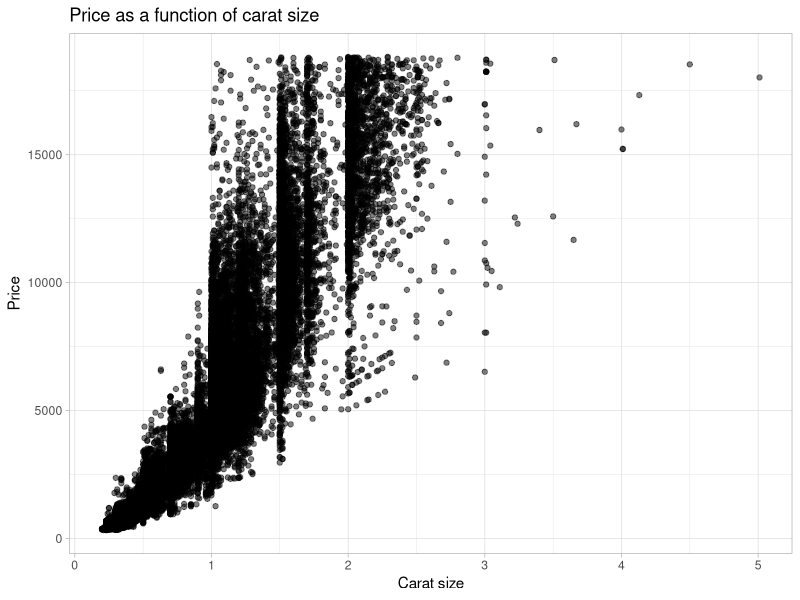
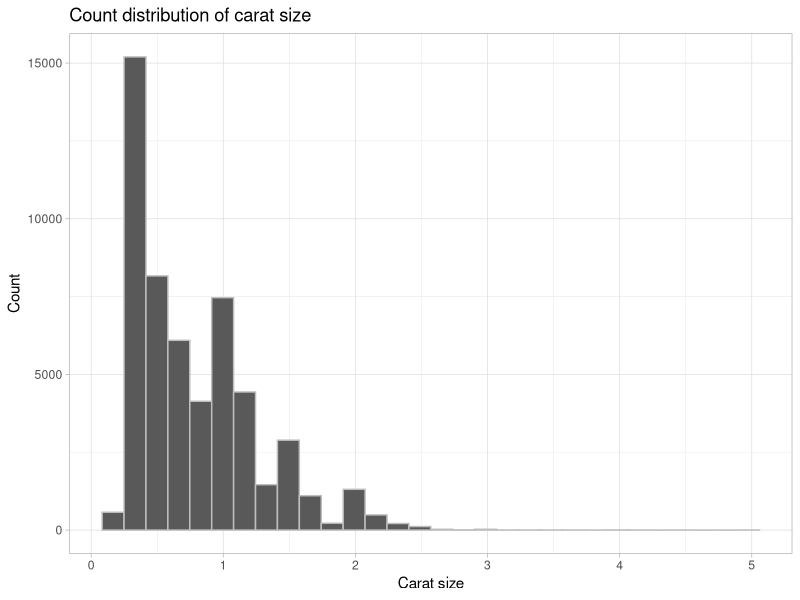
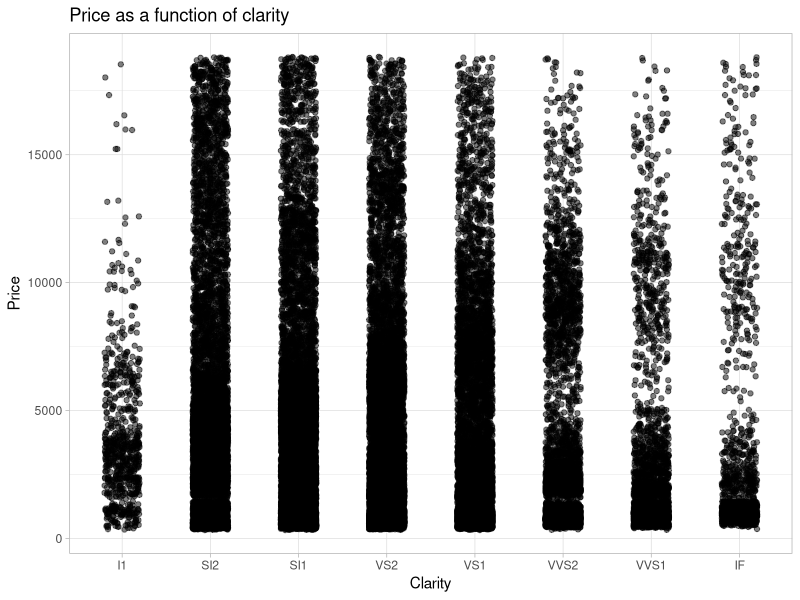

Here is the R script that generated these plots, in order:
## ---- chunk 1
knitr::opts_chunk$set(echo = TRUE)
library(tidyverse)
library(GGally)
library(skimr)
## ---- chunk 2
names(diamonds)

dim(diamonds)

summary(diamonds)

head(diamonds)

tail(diamonds)

skimr::skim(diamonds)

#ggpairs(diamonds)
## ---- chunk 3
ggplot(data = diamonds, aes(x = carat, y = price)) +
  geom_point(alpha = 0.5) +
  theme_light() +
  labs(x = "Carat size",
       y = "Price",
       title = "Price as a function of carat size")
## ---- chunk 4
ggplot(data = diamonds, aes(x = carat)) +
  geom_histogram(color = "grey") +
  theme_light() +
  labs(x = "Carat size",
       y = "Count",
       title = "Count distribution of carat size")
## ---- chunk 5
ggplot(data = diamonds, aes(x = clarity, y = price)) +
  geom_jitter(width = 0.2,
              alpha = 0.5) +
  theme_light() +
  labs(x = "Clarity",
       y = "Price",
       title = "Price as a function of clarity")
